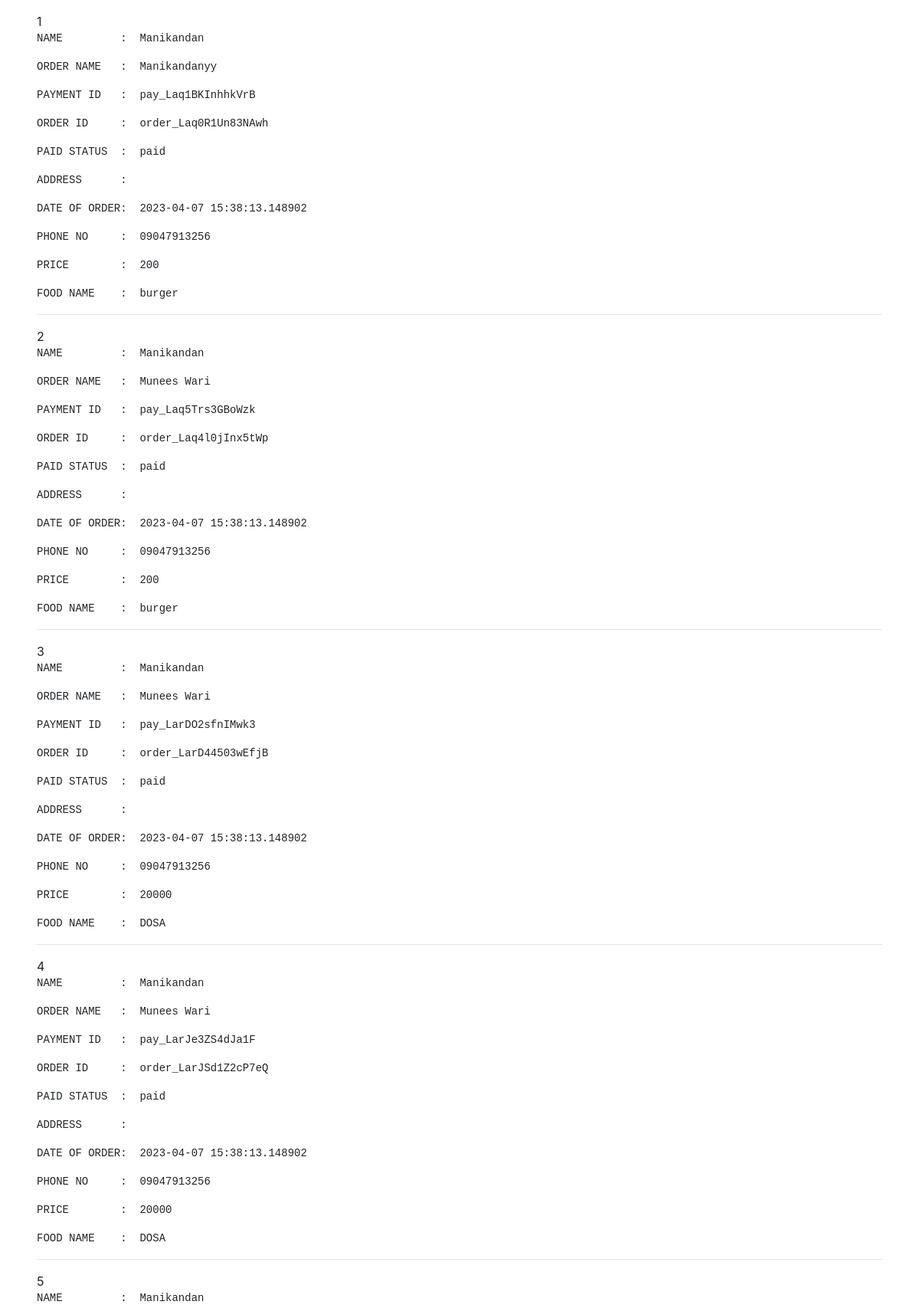
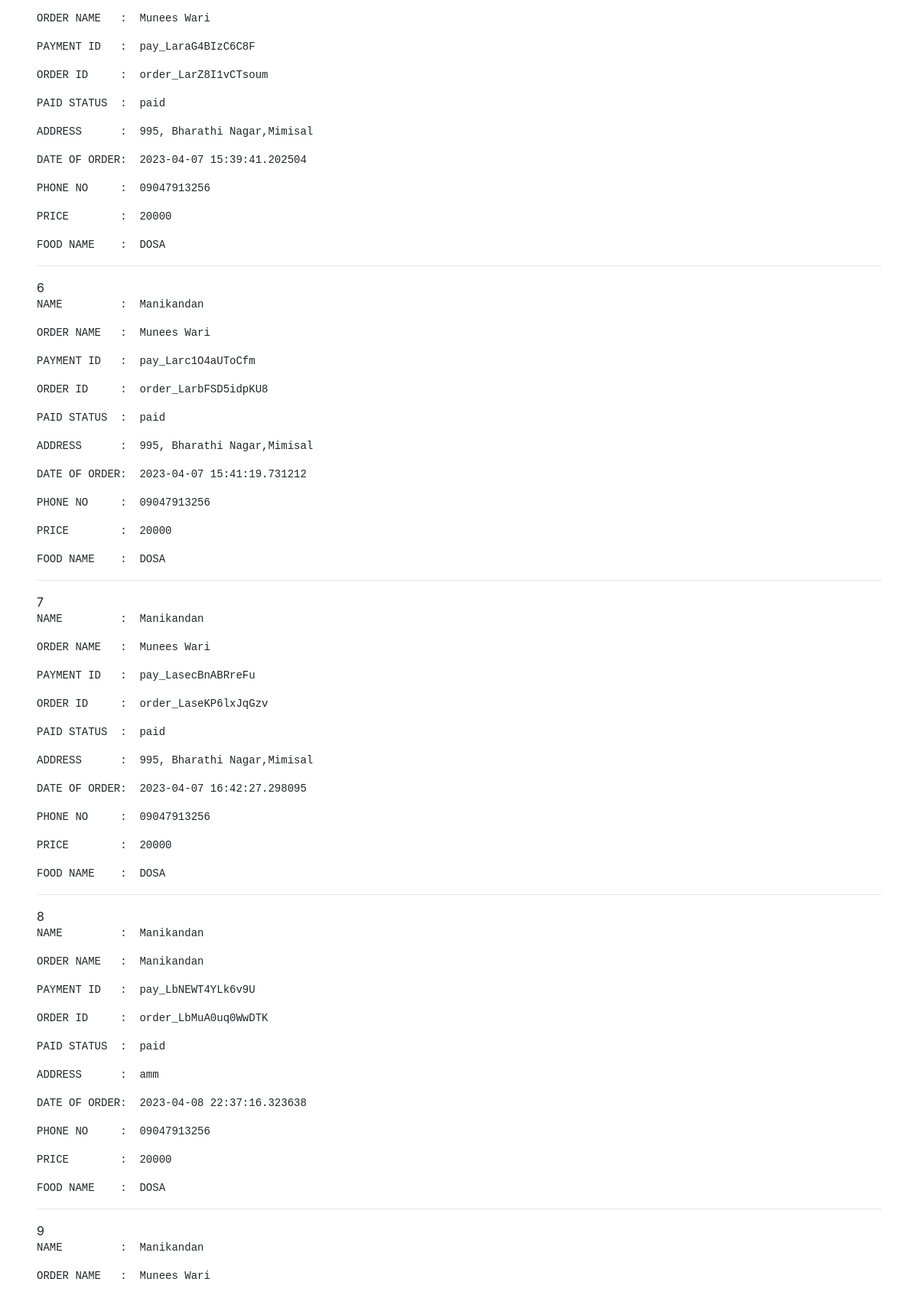
The app's page /customerdetails.php?customer=6 (upper part) with its own data (2 pictures, top to bottom).
### tables this page shows
CREATE TABLE `rapzorpayment` (
  `pay_id` int(11) NOT NULL,
  `paymentid` varchar(100) NOT NULL,
  `amount` int(11) NOT NULL,
  `name` varchar(100) NOT NULL,
  `email` varchar(100) NOT NULL,
  `phnumber` varchar(40) NOT NULL,
  `image` blob NOT NULL,
  `foodname` varchar(11) NOT NULL,
  `userid` int(11) NOT NULL,
  `orderid` varchar(100) NOT NULL,
  `useraddress` text NOT NULL,
  `paymentstatus` tinyint(11) NOT NULL DEFAULT 1,
  `dateofpay` datetime(6) NOT NULL DEFAULT current_timestamp(6),
  `quantity` int(11) NOT NULL
);

CREATE TABLE `signup` (
  `userid` int(11) NOT NULL,
  `username` varchar(100) NOT NULL,
  `password` varchar(100) NOT NULL,
  `usertype` tinyint(11) NOT NULL COMMENT '0=>Customer\r\n1=>owner\r\n2=>superadmin',
  `status` tinyint(11) NOT NULL DEFAULT 1 COMMENT '0=>inactive\r\n1=>Active'
);

### customerdetails.php (the view, shortened to what this page needs)
<?php
include("connect.php");
if(isset($_GET["customer"])){
    $userid=$_GET["customer"];
    $query="select * from signup where userid=$userid";
    $push=mysqli_query($conn,$query);
    $fetch=mysqli_fetch_array($push);
    $username=$fetch["username"];
    $sql="select * from rapzorpayment where userid=$userid";
    $result=mysqli_query($conn,$sql);
    if($result){
        $num = mysqli_num_rows($result);
        if($num>0){
            $i=0;
    while($row=mysqli_fetch_array($result)){
        $paymentid=$row["paymentid"];
        $orderid=$row["orderid"];
        $ordername=$row["name"];
        $useraddress=$row["useraddress"];
        $userphnumber=$row["phnumber"];
        $payment=$row["amount"];
        $date=$row["dateofpay"];
        $foodname=$row["foodname"];
        $paymentstatus=$row["paymentstatus"];
?>
<!DOCTYPE html>
<html lang="en">
<head>
    <link rel="stylesheet" href="https://pro.fontawesome.com/releases/v5.10.0/css/all.css"/>
<link rel="stylesheet" href="https://stackpath.bootstrapcdn.com/bootstrap/4.5.2/css/bootstrap.min.css">
<link rel="stylesheet" href="./style.css" ?v=<?php echo time(); ?>/>
</head>
<body class="mx-5 mt-3">
    <?php echo ++$i;?>
        <pre>NAME         :  <span><?php echo $username;?></span></pre>
        <pre>ORDER NAME   :  <span><?php echo $ordername;?></span></pre>
        <pre>PAYMENT ID   :  <span><?php echo $paymentid;?></span></pre>
        <pre>ORDER ID     :  <span><?php echo $orderid;?></span></pre>
        <?php
        if( $paymentstatus=='1'){
            $paymentstatus="paid";
        }
        ?>
        <pre>PAID STATUS  :  <span><?php echo $paymentstatus;?></span></pre>
        <pre>ADDRESS      :  <span><?php echo   $useraddress;?></span></pre>
        <pre>DATE OF ORDER:  <span><?php echo   $date;?></span></pre>
        <pre>PHONE NO     :  <span><?php echo   $userphnumber;?></span></pre>
        <pre>PRICE        :  <span><?php echo $payment?></span></pre>
        <pre>FOOD NAME    :  <span><?php echo $foodname?></span></pre>
        <hr>
        <?php
            }
            ?>
       <?php
       }
        else{
            ?>
            <div class="bg-danger text-center mx-5"> NO DATA FOUND </div>
        <?php
        }
        }
        }
        ?>
</body>
</html>

### style.css (style rules this page uses)
body { height: 100vh; }

### records on screen
rapzorpayment: userid.username "Manikandan", name "Manikandanyy", paymentid "pay_Laq1BKInhhkVrB", orderid "order_Laq0R1Un83NAwh", paymentstatus "paid", dateofpay "2023-04-07 15:38:13.148902", phnumber "09047913256", amount "200", foodname "burger"
rapzorpayment: userid.username "Manikandan", name "Munees Wari", paymentid "pay_Laq5Trs3GBoWzk", orderid "order_Laq4l0jInx5tWp", paymentstatus "paid", dateofpay "2023-04-07 15:38:13.148902", phnumber "09047913256", amount "200", foodname "burger"
rapzorpayment: userid.username "Manikandan", name "Munees Wari", paymentid "pay_LarDO2sfnIMwk3", orderid "order_LarD44503wEfjB", paymentstatus "paid", dateofpay "2023-04-07 15:38:13.148902", phnumber "09047913256", amount "20000", foodname "DOSA"
rapzorpayment: userid.username "Manikandan", name "Munees Wari", paymentid "pay_LarJe3ZS4dJa1F", orderid "order_LarJSd1Z2cP7eQ", paymentstatus "paid", dateofpay "2023-04-07 15:38:13.148902", phnumber "09047913256", amount "20000", foodname "DOSA"
rapzorpayment: userid.username "Manikandan", name "Munees Wari", paymentid "pay_LaraG4BIzC6C8F", orderid "order_LarZ8I1vCTsoum", paymentstatus "paid", useraddress "995, Bharathi Nagar,Mimisal", dateofpay "2023-04-07 15:39:41.202504", phnumber "09047913256", amount "20000", foodname "DOSA"
rapzorpayment: userid.username "Manikandan", name "Munees Wari", paymentid "pay_Larc1O4aUToCfm", orderid "order_LarbFSD5idpKU8", paymentstatus "paid", useraddress "995, Bharathi Nagar,Mimisal", dateofpay "2023-04-07 15:41:19.731212", phnumber "09047913256", amount "20000", foodname "DOSA"
rapzorpayment: userid.username "Manikandan", name "Munees Wari", paymentid "pay_LasecBnABRreFu", orderid "order_LaseKP6lxJqGzv", paymentstatus "paid", useraddress "995, Bharathi Nagar,Mimisal", dateofpay "2023-04-07 16:42:27.298095", phnumber "09047913256", amount "20000", foodname "DOSA"
rapzorpayment: userid.username "Manikandan", name "Manikandan", paymentid "pay_LbNEWT4YLk6v9U", orderid "order_LbMuA0uq0WwDTK", paymentstatus "paid", useraddress "amm", dateofpay "2023-04-08 22:37:16.323638", phnumber "09047913256", amount "20000", foodname "DOSA"
rapzorpayment: userid.username "Manikandan", name "Munees Wari"
